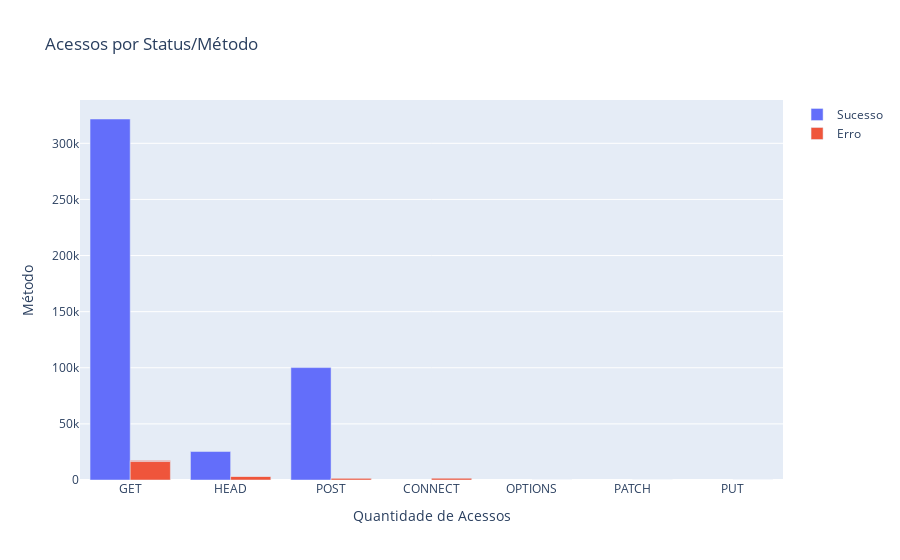

Source (notebook cell):
### Code cell
grafico = [go.Bar(x = metodosOK['metodo'],
                   y = metodosOK['acessos'],
               name = 'Sucesso'),
           go.Bar(x = metodosERROR['metodo'],
                  y = metodosERROR['acessos'],
                  name = 'Erro')]

layout = go.Layout(title='Acessos por Status/Método',
                   yaxis={'title':'Método'},
                   xaxis={'title': 'Quantidade de Acessos'})

fig = go.Figure(data=grafico, layout=layout)

py.iplot(fig)

### Figure 1 — Plotly figure (JSON) as saved in the notebook; plotly's stock layout.template omitted (floating-point values rounded to 4 significant figures)
{"data": [{"name": "Sucesso", "x": ["GET", "HEAD", "POST"], "y": [321667, 25371, 100149], "type": "bar"}, {"name": "Erro", "x": ["CONNECT", "GET", "HEAD", "OPTIONS", "PATCH", "POST", "PUT", "GET", "HEAD", "POST"], "y": [1558, 16461, 3288, 44, 1, 1735, 20, 858, 10, 26], "type": "bar"}], "layout": {"title": {"text": "Acessos por Status/Método"}, "xaxis": {"title": {"text": "Quantidade de Acessos"}}, "yaxis": {"title": {"text": "Método"}}}}
